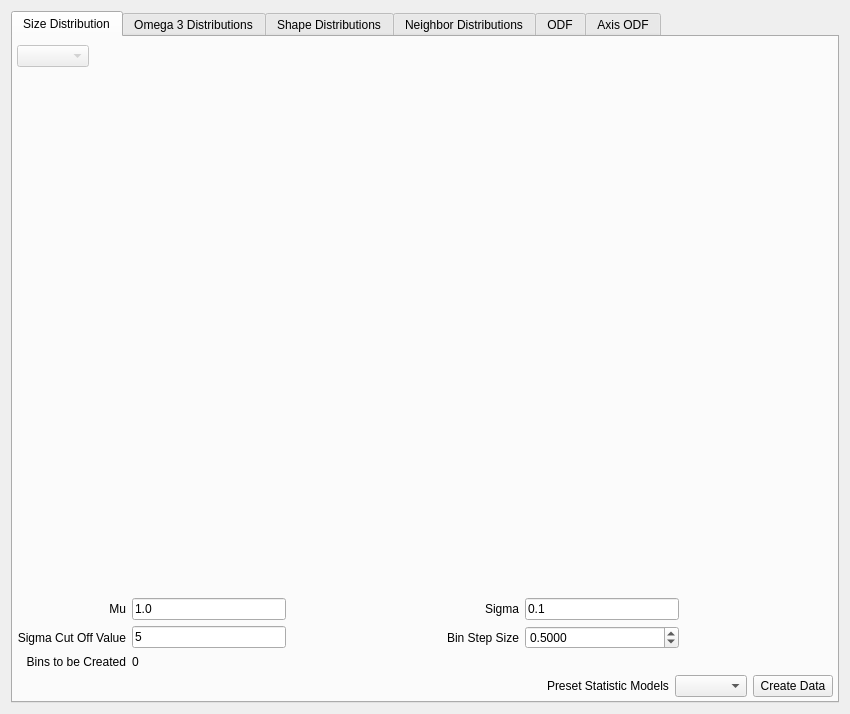
<?xml version="1.0" encoding="UTF-8"?>
<ui version="4.0">
 <class>SGWidget</class>
 <widget class="QWidget" name="SGWidget">
  <property name="geometry">
   <rect>
    <x>0</x>
    <y>0</y>
    <width>850</width>
    <height>714</height>
   </rect>
  </property>
  <property name="windowTitle">
   <string>Form</string>
  </property>
  <layout class="QVBoxLayout" name="verticalLayout_2">
   <item>
    <widget class="QTabWidget" name="tabWidget">
     <property name="tabPosition">
      <enum>QTabWidget::North</enum>
     </property>
     <property name="tabShape">
      <enum>QTabWidget::Rounded</enum>
     </property>
     <property name="currentIndex">
      <number>0</number>
     </property>
     <widget class="QWidget" name="sizeDistributionTab">
      <attribute name="title">
       <string>Size Distribution</string>
      </attribute>
      <layout class="QVBoxLayout" name="verticalLayout_5">
       <property name="spacing">
        <number>6</number>
       </property>
       <property name="leftMargin">
        <number>4</number>
       </property>
       <property name="topMargin">
        <number>8</number>
       </property>
       <property name="rightMargin">
        <number>4</number>
       </property>
       <property name="bottomMargin">
        <number>4</number>
       </property>
       <item>
        <layout class="QHBoxLayout" name="horizontalLayout">
         <item>
          <widget class="QComboBox" name="distributionTypeCombo">
           <property name="enabled">
            <bool>false</bool>
           </property>
          </widget>
         </item>
         <item>
          <spacer name="horizontalSpacer_3">
           <property name="orientation">
            <enum>Qt::Horizontal</enum>
           </property>
           <property name="sizeHint" stdset="0">
            <size>
             <width>40</width>
             <height>20</height>
            </size>
           </property>
          </spacer>
         </item>
        </layout>
       </item>
       <item>
        <widget class="QwtPlot" name="m_SizeDistributionPlot">
         <property name="sizePolicy">
          <sizepolicy hsizetype="MinimumExpanding" vsizetype="MinimumExpanding">
           <horstretch>0</horstretch>
           <verstretch>0</verstretch>
          </sizepolicy>
         </property>
         <property name="frameShape">
          <enum>QFrame::NoFrame</enum>
         </property>
        </widget>
       </item>
       <item>
        <layout class="QGridLayout" name="gridLayout">
         <item row="0" column="0">
          <widget class="QLabel" name="label">
           <property name="text">
            <string>Mu</string>
           </property>
           <property name="alignment">
            <set>Qt::AlignRight|Qt::AlignTrailing|Qt::AlignVCenter</set>
           </property>
          </widget>
         </item>
         <item row="0" column="1">
          <widget class="QLineEdit" name="m_Mu_SizeDistribution">
           <property name="sizePolicy">
            <sizepolicy hsizetype="MinimumExpanding" vsizetype="Fixed">
             <horstretch>0</horstretch>
             <verstretch>0</verstretch>
            </sizepolicy>
           </property>
           <property name="text">
            <string>1.0</string>
           </property>
          </widget>
         </item>
         <item row="0" column="3">
          <widget class="QLabel" name="label_3">
           <property name="text">
            <string>Sigma</string>
           </property>
           <property name="alignment">
            <set>Qt::AlignRight|Qt::AlignTrailing|Qt::AlignVCenter</set>
           </property>
          </widget>
         </item>
         <item row="0" column="4">
          <widget class="QLineEdit" name="m_Sigma_SizeDistribution">
           <property name="sizePolicy">
            <sizepolicy hsizetype="MinimumExpanding" vsizetype="Fixed">
             <horstretch>0</horstretch>
             <verstretch>0</verstretch>
            </sizepolicy>
           </property>
           <property name="text">
            <string>0.1</string>
           </property>
          </widget>
         </item>
         <item row="1" column="0">
          <widget class="QLabel" name="label_4">
           <property name="text">
            <string>Sigma Cut Off Value</string>
           </property>
           <property name="alignment">
            <set>Qt::AlignRight|Qt::AlignTrailing|Qt::AlignVCenter</set>
           </property>
          </widget>
         </item>
         <item row="1" column="1">
          <widget class="QLineEdit" name="m_SigmaCutOff_SizeDistribution">
           <property name="sizePolicy">
            <sizepolicy hsizetype="MinimumExpanding" vsizetype="Fixed">
             <horstretch>0</horstretch>
             <verstretch>0</verstretch>
            </sizepolicy>
           </property>
           <property name="text">
            <string>5</string>
           </property>
          </widget>
         </item>
         <item row="1" column="3">
          <widget class="QLabel" name="label_5">
           <property name="text">
            <string>Bin Step Size</string>
           </property>
           <property name="alignment">
            <set>Qt::AlignRight|Qt::AlignTrailing|Qt::AlignVCenter</set>
           </property>
          </widget>
         </item>
         <item row="1" column="4">
          <widget class="QDoubleSpinBox" name="m_BinStepSize">
           <property name="sizePolicy">
            <sizepolicy hsizetype="MinimumExpanding" vsizetype="Fixed">
             <horstretch>0</horstretch>
             <verstretch>0</verstretch>
            </sizepolicy>
           </property>
           <property name="decimals">
            <number>4</number>
           </property>
           <property name="minimum">
            <double>0.001000000000000</double>
           </property>
           <property name="maximum">
            <double>9999999.990000000223517</double>
           </property>
           <property name="value">
            <double>0.500000000000000</double>
           </property>
          </widget>
         </item>
         <item row="0" column="5" rowspan="3">
          <spacer name="horizontalSpacer">
           <property name="orientation">
            <enum>Qt::Horizontal</enum>
           </property>
           <property name="sizeHint" stdset="0">
            <size>
             <width>40</width>
             <height>20</height>
            </size>
           </property>
          </spacer>
         </item>
         <item row="2" column="0">
          <widget class="QLabel" name="label_2">
           <property name="text">
            <string>Bins to be Created</string>
           </property>
           <property name="alignment">
            <set>Qt::AlignRight|Qt::AlignTrailing|Qt::AlignVCenter</set>
           </property>
          </widget>
         </item>
         <item row="2" column="1">
          <widget class="QLabel" name="m_NumberBinsGenerated">
           <property name="text">
            <string>0</string>
           </property>
          </widget>
         </item>
         <item row="0" column="2" rowspan="3">
          <spacer name="horizontalSpacer_2">
           <property name="orientation">
            <enum>Qt::Horizontal</enum>
           </property>
           <property name="sizeHint" stdset="0">
            <size>
             <width>40</width>
             <height>20</height>
            </size>
           </property>
          </spacer>
         </item>
        </layout>
       </item>
       <item>
        <layout class="QHBoxLayout" name="horizontalLayout_3">
         <item>
          <spacer name="horizontalSpacer_4">
           <property name="orientation">
            <enum>Qt::Horizontal</enum>
           </property>
           <property name="sizeHint" stdset="0">
            <size>
             <width>40</width>
             <height>20</height>
            </size>
           </property>
          </spacer>
         </item>
         <item>
          <widget class="QLabel" name="label_6">
           <property name="text">
            <string>Preset Statistic Models</string>
           </property>
          </widget>
         </item>
         <item>
          <widget class="QComboBox" name="microstructurePresetCombo">
           <property name="enabled">
            <bool>true</bool>
           </property>
          </widget>
         </item>
         <item>
          <widget class="QPushButton" name="m_GenerateDefaultData">
           <property name="text">
            <string>Create Data</string>
           </property>
          </widget>
         </item>
        </layout>
       </item>
      </layout>
     </widget>
     <widget class="QWidget" name="omega3DistributionTab">
      <attribute name="title">
       <string>Omega 3 Distributions</string>
      </attribute>
      <layout class="QVBoxLayout" name="verticalLayout_4">
       <property name="margin">
        <number>4</number>
       </property>
       <item>
        <widget class="StatsGenPlotWidget" name="m_Omega3Plot" native="true"/>
       </item>
      </layout>
     </widget>
     <widget class="QWidget" name="shapeDistributionTab">
      <attribute name="title">
       <string>Shape Distributions</string>
      </attribute>
      <layout class="QVBoxLayout" name="verticalLayout_3">
       <property name="margin">
        <number>4</number>
       </property>
       <item>
        <widget class="QScrollArea" name="scrollArea">
         <property name="widgetResizable">
          <bool>true</bool>
         </property>
         <widget class="QWidget" name="scrollAreaWidgetContents">
          <property name="geometry">
           <rect>
            <x>0</x>
            <y>0</y>
            <width>98</width>
            <height>58</height>
           </rect>
          </property>
          <layout class="QVBoxLayout" name="verticalLayout">
           <property name="margin">
            <number>4</number>
           </property>
           <item>
            <widget class="StatsGenPlotWidget" name="m_BOverAPlot" native="true"/>
           </item>
           <item>
            <widget class="StatsGenPlotWidget" name="m_COverAPlot" native="true"/>
           </item>
           <item>
            <widget class="StatsGenPlotWidget" name="m_COverBPlot" native="true"/>
           </item>
          </layout>
         </widget>
        </widget>
       </item>
      </layout>
     </widget>
     <widget class="QWidget" name="neighborDistributionTab">
      <attribute name="title">
       <string>Neighbor Distributions</string>
      </attribute>
      <layout class="QHBoxLayout" name="horizontalLayout_2">
       <property name="margin">
        <number>4</number>
       </property>
       <item>
        <widget class="StatsGenPlotWidget" name="m_NeighborPlot" native="true"/>
       </item>
      </layout>
     </widget>
     <widget class="StatsGenODFWidget" name="m_ODFWidget">
      <attribute name="title">
       <string>ODF</string>
      </attribute>
     </widget>
     <widget class="SGAxisODFWidget" name="m_AxisODFWidget">
      <attribute name="title">
       <string>Axis ODF</string>
      </attribute>
     </widget>
    </widget>
   </item>
  </layout>
 </widget>
 <customwidgets>
  <customwidget>
   <class>QwtPlot</class>
   <extends>QFrame</extends>
   <header>qwt_plot.h</header>
   <container>1</container>
  </customwidget>
  <customwidget>
   <class>StatsGenPlotWidget</class>
   <extends>QWidget</extends>
   <header location="global">StatsGenPlotWidget.h</header>
   <container>1</container>
  </customwidget>
  <customwidget>
   <class>StatsGenODFWidget</class>
   <extends>QWidget</extends>
   <header location="global">StatsGenODFWidget.h</header>
   <container>1</container>
  </customwidget>
  <customwidget>
   <class>SGAxisODFWidget</class>
   <extends>QWidget</extends>
   <header location="global">SGAxisODFWidget.h</header>
  </customwidget>
 </customwidgets>
 <resources/>
 <connections/>
</ui>
